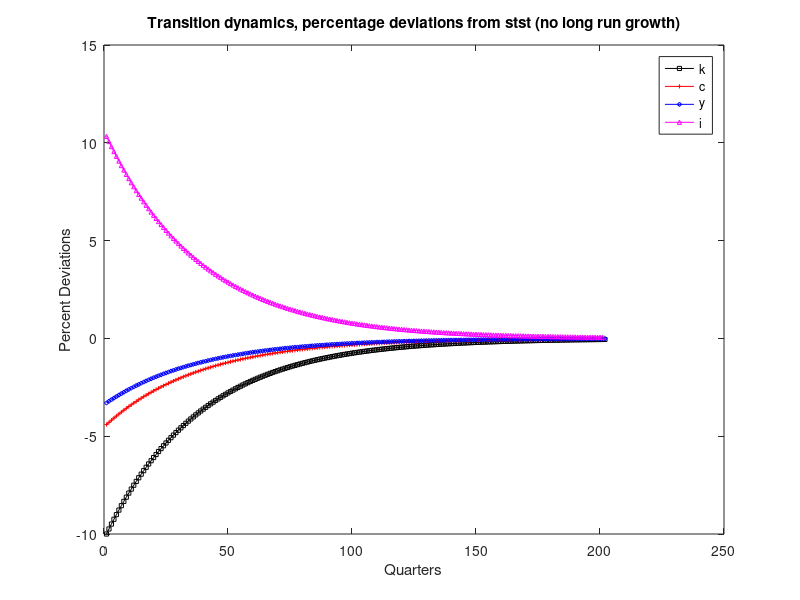
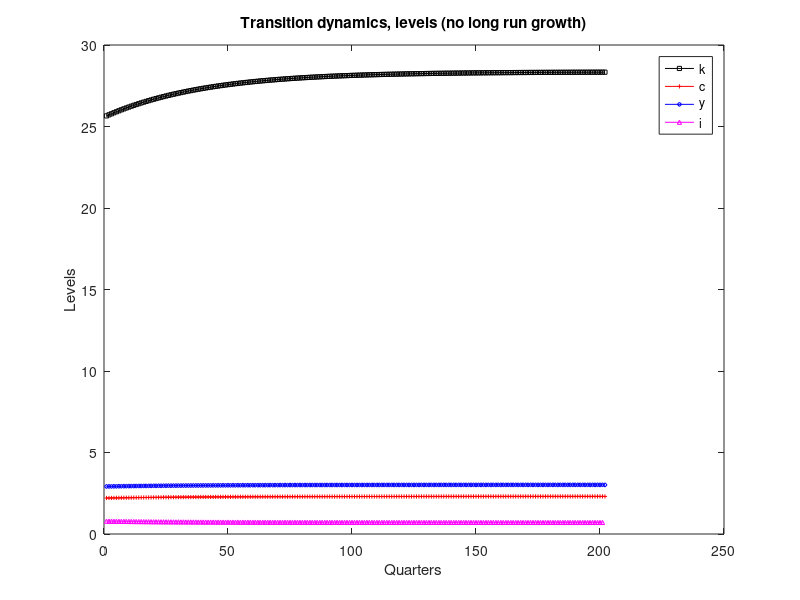

Here is the MATLAB script that generated these plots, in order:
% growth.m
%
% Solving the log-linearized growth model with:
%
% a) method of undetermined coefficients
% b) matrix algebra by solving a simple eigenvalue problem (based on diagonalization)
%
% and using model solution to study transitional dynamics of the simple growth model
%
% Foundations of Macroeconomics, WU Vienna, Nov. 2023
%
%%%%%%%%%%%%%%%%%%%%%%%%%%%%%%%%%%%%%%%%%%%%%%%%%%%%
 format compact;
 clc; clear all; close all;
 
 %%%%%%%%%%%%%%%%%%%%%%%%%%%%%%%
 % Growth model without population growth or technological progress
 %%%%%%%%%%%%%%%%%%%%%%%%%%%%%%%
 %
 %      max SUM(t=0 to inf) {betta^(t)*u(C(t))}
 %
 % s.t. K(t) + K(t+1) = K(t)^alfa + (1-delta) * K(t), K(0) given
 %
 % Utility function:    u(C) = C^(1-gam)/(1-gam)
 % Production function: Y(K) = K^alfa

 % model is nonlinear system of difference equation given by:
 %
 % C(t)^(-gam)   = betta * C(t+1)^(-gam) * [1-delta + alfa*K(t+1)^(alfa-1)]
 % C(t) + K(t+1) = K(t)^alfa + (1-delta) * K(t)
 %
 % in log-linear form:
 %
 % -gam * c(t) = -gam * c(t+1) + [1-betta*(1-delta)] * (alfa-1) * k(t+1)
 % (css/yss) * c(t) + (kss/yss) * k(t+1) = alfa * k(t) + (1-delta) * (kss/yss) * k(t)
 
 % Parameter values
 alfa   = 0.33;
 betta  = 0.99;
 delta  = .025;
 gam    = 2; 
 

 
 % Steady state capital, consumption and investment:
 disp('steady state values:')
 kss    = (alfa/(((1-betta)/betta)+delta))^(1/(1-alfa))
 css    = kss^alfa - delta*kss
 iss    = delta*kss
 yss    = kss^alfa 
 
%%
 % Write log-linearized model as:
 %
 % A * z(t+1) = B * z(t)
 %
 % construct matrices A and B:
 disp('Model can be written in matrix notation as: A * z(t+1) = B * z(t), where')
 
 A  = [(1-betta*(1-delta))*(alfa-1)       -gam  ;
        kss/yss                            0    ]
    
 B  = [       0                           -gam  ;
        alfa+(1-delta)*(kss/yss)      -(css/yss)]
 
% obtain model solution:    
%
% matrix A here is invertible: ->

 W  = inv(A)*B

 % z(t+1) = W * z(t)
 %%
% *************************************************************************
 disp('Computing solution by method of undetermined coefficients')
% *************************************************************************
 % method of undetermined coefficients   
 %
 % denote W = [w11 w12] 
 %            [w21 w22]
 %
 % [k(t+1)]   [w11  w12]   [k(t)]
 % [c(t)  ] = [w21  w22] * [c(t)]
 %
 % guess that solution is of form:
 % k(t+1) = phiK *k(t)
 % c(t)   = phiC *k(t)
 %
 % plug in guesses to find system of 2 equations in unknown coefficients phiK and phiC:
 %
 % [phiK       ]   [    ]   [w11 + w12 * phiC] * [    ] 
 % [phiC * phiK] * [k(t)] = [w21 + w22 * phiC] * [k(t)] 
 %
 % ->
 %
 % phiK        = w11 + w12 * phiC
 % phiC * phiK = w21 + w22 * phiC
 %
 % reduce system to a quadratic equation in phiK:
 %
 % phiK^2 - (w11+w22) * phiK + (w11*w22-w12*w21)
 % 
 % solve according to formula: 
 % phiK = [-b +- sqrt( b^2 - 4*a*c)] / 2a 
 %
 
 a =   1;
 b = -(W(1,1)+W(2,2));
 c =   W(1,1)*W(2,2)-W(1,2)*W(2,1);
 
 phiK = (-b - sqrt( b^2 - 4*a*c )) / (2*a)  % select stable root
 phiC = -(W(1,1)/W(1,2)) + phiK/W(1,2)

 
 %%
% *************************************************************************
 disp('Computing solution by simple matrix algebra (based on diagonalizing W)')
% ************************************************************************* 
 % diagonalization of matrix W to find eigenvalues and eigenvectors
 % W = Q * D * inv(Q)
 %
 % can write solution as: 
 %   
 % [k(t) c(t)]' = Q* D^(t) *inv(Q) * [k(0) c(0)]'
 % 
 % denote elements of Q and D by: Q = [q11 q12; q21 q22], D=[d1 0; 0 d2]
 %
 % -> multiplying out gives:
 % 
 % k(t) =   [q11* d1^(t) *(q22*k(0)-q12*c(0)) + q12* d2^(t) *(-q21*k(0)+q11*c(0))] * (1/det(Q)) 
 % c(t) =   [q21* d1^(t) *(q22*k(0)-q12*c(0)) + q22* d2^(t) *(-q21*k(0)+q11*c(0))] * (1/det(Q)) 
 % 
 % with d1 being the eigenvalue the eigenvalue <1 (stable) and d2 being the
 % eigenvalue >1 (unstable) need to set jump variable c(0) such that
 % unstable dynamics are wiped out. That is:
 %
 % c(0) = (q21/q11) * k(0)
 %
 % then solution can be written as:
 % 
 % k(t+1) = coeffK * k(t) = [(1/det(Q)) * q11 *(q22-q12*(q21/q11)) * d1] * k(t)
 % c(t+1) = coeffC * k(t) = [(1/det(Q)) * q21 *(q22-q12*(q21/q11)) * d1] * k(t)
 % 
 % then:
 %
 % k(t+1) = phiK * k(t) 
 % c(t)   = phiC * k(t) 
 %
 % where phiK = coeffK, and phiC = (coeffC/coeffK)
 
  [Q,D]      = eig(W)
 
 if D(1,1)<D(2,2)
  
     coeffK = (1/det(Q))* (Q(1,1) * (Q(2,2)-(Q(1,2)*Q(2,1))/Q(1,1))) * D(1,1);
     coeffC = (1/det(Q))* (Q(2,1) * (Q(2,2)-(Q(1,2)*Q(2,1))/Q(1,1))) * D(1,1);

     phiK = coeffK
     phiC = coeffC/coeffK

 elseif D(2,2)<D(1,1)
     
     coeffK = (1/det(Q))* (Q(1,2) * (-Q(2,1)+(Q(1,1)*Q(2,2))/Q(1,2))) * D(2,2);
     coeffC = (1/det(Q))* (Q(2,2) * (-Q(2,1)+(Q(1,1)*Q(2,2))/Q(1,2))) * D(2,2);

     phiK = coeffK
     phiC = coeffC/coeffK

 end

 
 
%%
 %%%%%%%%%%%%%%%%%%%%%%%%%%%%%%%%%%
 % Compute the transition path when economy starts with a capital stock 10% below its steady state value
 k=zeros(201,1);
 k(1,1) = -.1
 tic
 for i=1:201
 k(i+1,1) = phiK*k(i,1);
 end
 toc
 c = phiC.*k;
 y = alfa.*k;
 i = (1/delta)*phiK*k(2:end,1)-((1-delta)/delta)*k(1:end-1,1);
%%
 % Plot Transition Paths, percent deviations from steady state of variables
 figure
 plot(k*100,'k-s','MarkerSize',3)
 hold on 
 plot(c*100,'r-+','MarkerSize',3)
 hold on 
 plot(y*100,'b-d','MarkerSize',3)
 hold on 
 plot(i*100,'m-^','MarkerSize',3)
 ylabel('Percent Deviations')
 xlabel('Quarters')
 hold off
 legend('k','c','y','i')
 title('Transition dynamics, percentage deviations from stst (no long run growth)') 

 % Plot Transition Paths, levels of variables
 figure
 plot(kss*exp(k),'k-s','MarkerSize',3)
 hold on 
 plot(css*exp(c),'r-+','MarkerSize',3)
 hold on 
 plot(yss*exp(y),'b-d','MarkerSize',3)
 hold on 
 plot(iss*exp(i),'m-^','MarkerSize',3)
 ylabel('Levels')
 xlabel('Quarters')
 hold off
 legend('k','c','y','i')
%  legend('c','y','i')
 title('Transition dynamics, levels (no long run growth)')
 
 